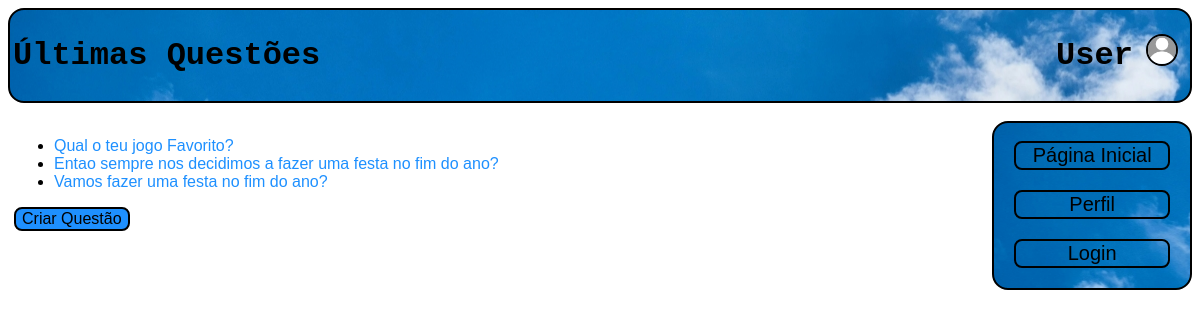
Page /votacao/ on the committed database.
### votacao/models.py (models this page shows, shortened)
class Questao(models.Model):
    objects = None
    questao_texto = models.CharField(max_length=200)
    pub_data = models.DateTimeField('data de publicacao')

### votacao/views.py (the view)
# urls.py: path("", views.index, name='index'),
def index(request):
    latest_question_list = Questao.objects.order_by('-pub_data')[:5]
    context = {'latest_question_list': latest_question_list}
    return render(request, 'votacao/index.html', context)

### votacao/templates/votacao/index.html (shortened to what this page needs)
<!DOCTYPE html>
<html>
{% load static %}
<head>
    <link rel="stylesheet" type="text/css" href="{% static 'style.css' %}" />
</head>
<header>
    <h1> <table style="width: 100%">
        <th style="text-align: left; width: 40%">{% block header_title %} Últimas Questões{% endblock %}</th>
        <th style="text-align: right; width: 46%"> {% block header_name %}
            {% if request.user.is_authenticated %}
            {{ request.user}} votos: {{ request.user.aluno.votos }}
            {% else %}
            User
            {% endif %}
        {% endblock %} </th>
         <th style="text-align: center; width: 4%"> {% block profile_pic %}
            {% if request.user.is_authenticated %}
                {% if request.user.aluno.profile_picture %}
                <img style="border: 2px solid black; border-radius: 26px" width="28" height="28" src='{% static request.user.aluno.profile_picture %}'>
                {% else %}
                <img style="border: 2px solid black; border-radius: 26px" width="28" height="28" src='{% static "defaultpp.jpg" %}'>
                {% endif %}
            {% else %}
            <img style="border: 2px solid black; border-radius: 26px" width="28" height="28" src='{% static "defaultpp.jpg" %}'>
            {% endif %}
         {% endblock %} </th>
    </table> </h1>
</header>
<br>
<section>
    {% block body %} <article> <body>
    {% if latest_question_list %}
    <ul>
        {% for questao in latest_question_list %}
        <li>
            <a href="{% url 'votacao:resultados' questao.id %}"> {{ questao.questao_texto }} </a>
        </li>
        {% endfor %}
    </ul>
    {% else %}
    <p>Nao ha questoes disponiveis.</p>
    {% endif %}
    <a href="{% url 'votacao:criarquestao' %}"><button class="button2">Criar Questão</button></a>
    </body> </article> {% endblock %}
    <nav>
        <br>
        <a href="{% url 'votacao:index' %}"><button class="button1">Página Inicial</button></a>
        <br>
        <a href="{% url 'votacao:userPage' %}"><button class="button1">Perfil</button></a>
        <br>
        <a href="{% url 'votacao:loginPage' %}"><button class="button1">Login</button></a>
        <br>
    </nav>
</section>
</html>

### votacao/static/style.css (style rules this page uses)
header { background-image: url("sky.jpg"); border: 2px solid; border-radius: 16px; }
nav { -webkit-flex: 1; -ms-flex: 1; flex: 1; text-align: center; background-image: url("sky.jpg"); border: 2px solid; border-radius: 16px; }
section { display: -webkit-flex; display: flex; }
h1 { font-family: 'Courier New', sans-serif; }
article { -webkit-flex: 5; -ms-flex: 5; flex: 5; margin-left: 6px; }
body { font-size: 16px; font-family: 'HelveticaNeueLT Std', sans-serif; }
a:link, a:visited { width: 100%; color: dodgerblue; text-decoration: none; display: inline-block; }
.button1 { background-color: rgba(0,0,0,0); border-radius: 8px; border: 2px solid black; font-size: 20px; color: black; width: 80%; text-align: center; text-decoration: none; display: inline-block; transition-duration: 0.4s; cursor: inherit; margin-bottom: 20px; }
.button2 { background-color: dodgerblue; border-radius: 8px; border: 2px solid black; font-size: 16px; color: black; text-align: center; text-decoration: none; display: inline-block; transition-duration: 0.4s; cursor: inherit; }
table { width: 100%; }

### rows in the picture
Questao: questao_texto "Qual o teu jogo Favorito?"
Questao: questao_texto "Entao sempre nos decidimos a fazer uma festa no fim do ano?"
Questao: questao_texto "Vamos fazer uma festa no fim do ano?"
